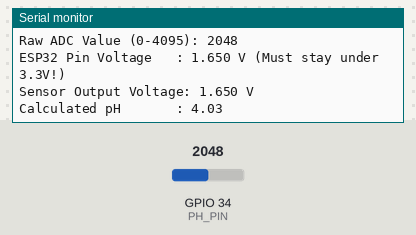
Simulated run of this sketch. Board: ESP32. Parts: the last lines printed to the serial monitor. The test bench sets the inputs (shaded band); at power-on: GPIO 34 (PH_PIN) = 2048 (analog values on the 0–4095 scale).

Above: at 1.2 s.
1.3 s: GPIO 34 (PH_PIN) set to 2866
At 2.7 s:
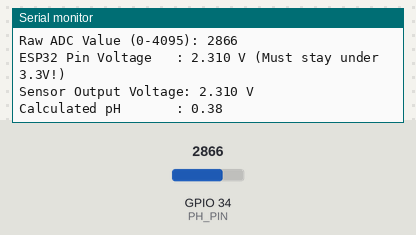
2.8 s: GPIO 34 (PH_PIN) set to 3603
At 5.0 s:
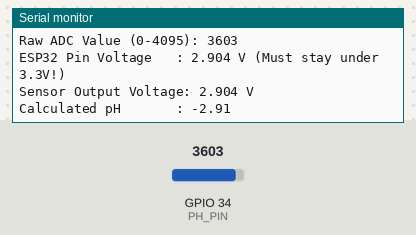
Timing chart, 0 to 6.5 s (numbered marks = the images above; inputs shaded):
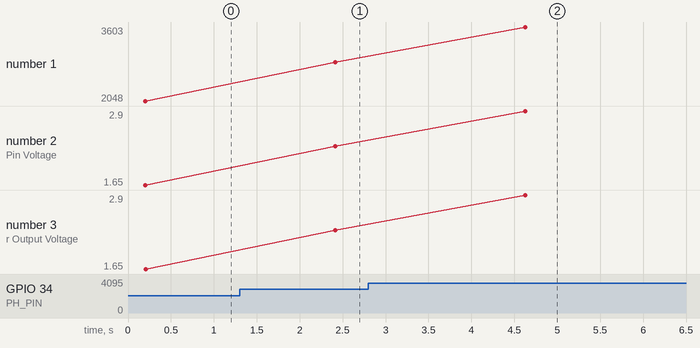

Measured:
- after the input at 1.3 s, the serial monitor: prints a new line after 1.1 s (image 1)
- after the input at 2.8 s, the serial monitor: prints a new line after 1.8 s (image 2)
- plotted number 1: 2048 → 2866 after the input at 1.3 s, 2866 → 3603 after the input at 2.8 s
- plotted number 2: 1.65 → 2.31 after the input at 1.3 s, 2.31 → 2.9 after the input at 2.8 s
- plotted number 3: 1.65 → 2.31 after the input at 1.3 s, 2.31 → 2.9 after the input at 2.8 s

The sketch:

test_ph.ino
```cpp
#define PH_PIN 34 // Must be an input-only pin on ESP32

// Calibration values (Calibrated with SDFCL pH 4.0, 7.0, and 9.2 buffers with DS18B20 at ~30.5°C)
const float PH_VOLTAGE_PH7 = 1.114;
const float PH_SLOPE_ACID = 0.1805;    // V/pH for pH < 7 (normalized to 25°C)
const float PH_SLOPE_ALKALINE = 0.1438; // V/pH for pH >= 7 (normalized to 25°C)
const float PH_SLOPE = PH_SLOPE_ACID;

void setup() {
  Serial.begin(115200);
  Serial.println("pH Sensor Diagnostic Test Started!");

  // Configure ESP32 ADC (0-4095 range, up to ~3.3V)
  analogReadResolution(12);
  analogSetPinAttenuation(PH_PIN, ADC_11db);
}

void loop() {
  // Take 20 quick readings and average them to reduce noise
  long totalRaw = 0;
  for (int i = 0; i < 20; i++) {
    totalRaw += analogRead(PH_PIN);
    delay(10);
  }
  int avgRaw = totalRaw / 20;

  // 1. Convert the raw ESP32 reading (0-4095) back to the voltage the ESP32 is seeing (0-3.3V)
  float espVoltage = (avgRaw * 3.3) / 4095.0;

  // 2. Direct connection with 10kΩ series protection resistor (no voltage divider)
  float originalVoltage = espVoltage;

  // 3. Calculate pH using calibrated dual-slope formula (assuming ~25-30°C reference)
  float slope = (originalVoltage > PH_VOLTAGE_PH7) ? PH_SLOPE_ACID : PH_SLOPE_ALKALINE;
  float phValue = 7.0 - ((originalVoltage - PH_VOLTAGE_PH7) / slope);

  // Print diagnostics
  Serial.println("\n--- pH Reading ---");
  Serial.print("Raw ADC Value (0-4095): "); Serial.println(avgRaw);
  Serial.print("ESP32 Pin Voltage   : "); Serial.print(espVoltage, 3); Serial.println(" V (Must stay under 3.3V!)");
  Serial.print("Sensor Output Voltage: "); Serial.print(originalVoltage, 3); Serial.println(" V");
  Serial.print("Calculated pH       : "); Serial.println(phValue, 2);

  delay(2000);
}
```
